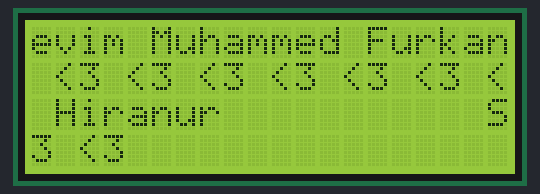
A sketch run on a simulated Arduino Uno, built with avr-gcc and run on an emulated ATmega328P. On the bench: 20×4 character LCD.

Above: at 0.2 s.
At 4.2 s:
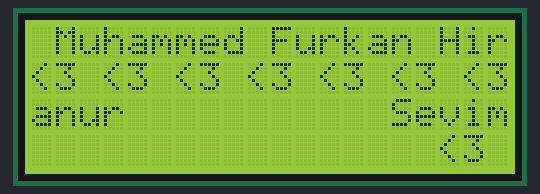
At 9.2 s:
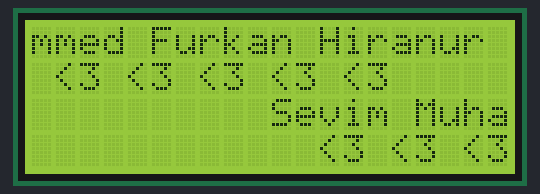
At 19.2 s:
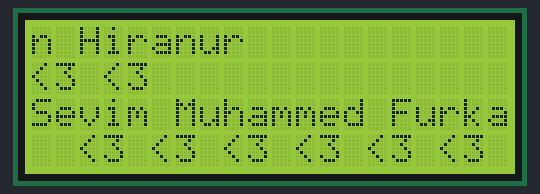
At 28.3 s:
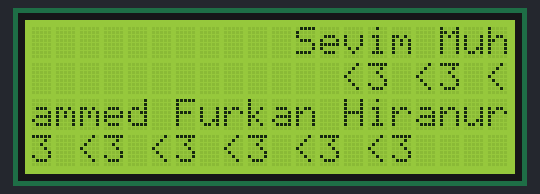
At 38.3 s:
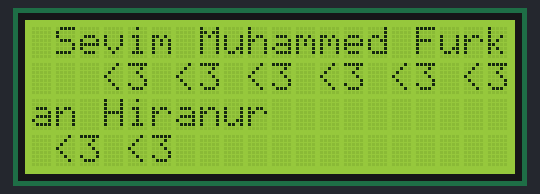

Measured:
- what the display in image 1 shows lasts 1.0 s, from 4.2 s to 5.2 s

The sketch:

HelloWorld.ino
```cpp
//YWROBOT
//Compatible with the Arduino IDE 1.0
//Library version:1.1
#include <Wire.h>
#include <LiquidCrystal_I2C.h>

LiquidCrystal_I2C lcd(0x27,20,4);  // set the LCD address to 0x27 for a 16 chars and 2 line display

void setup()
{
  lcd.init();                      // initialize the lcd
  lcd.init();
  // Print a message to the LCD.
  lcd.backlight();
  lcd.setCursor(0,0);
  lcd.print("Sevim Muhammed Furkan Hiranur");
  lcd.setCursor(2,1);
  lcd.print("<3 <3 <3 <3 <3 <3 <3 <3");
  /*
   lcd.setCursor(0,2);
  lcd.print("Hira");
   lcd.setCursor(2,3);
  lcd.print("Furkan"); */

 /* for (int position = 0; position < 16; position++)
  lcd.scrollDisplayLeft();
    delay(300);*/


}
/*for (int position = 0; position < 16; position++) {
    // Yazıyı sola kaydır
    lcd.scrollDisplayLeft();
    delay(300);  // Kayma hızı (300 milisaniye)
    lcd.clear();  // Ekranı temizle
  lcd.setCursor(0, 0);  // İmleci başa al
  lcd.print("Merhaba Arduino!"); */

void loop()
{

  // Yazıyı sola kaydır
  for (int position = 0; position < 1; position++)
    // Yazıyı sola kaydır
    lcd.scrollDisplayLeft();
    delay(1000);

}
```
